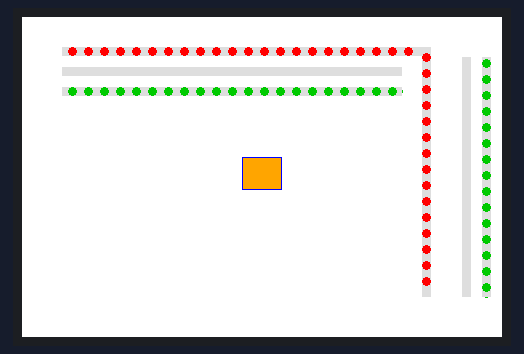
This program was run on a simulated ESP32. On the bench: 480×320 colour display. What the program prints to the serial monitor is not drawn.

Above: at 0.62 s.
At 5.42 s:
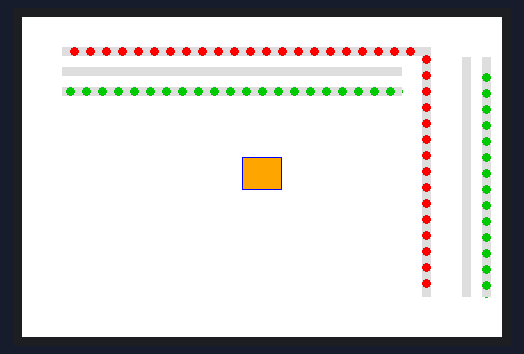
At 9.93 s:
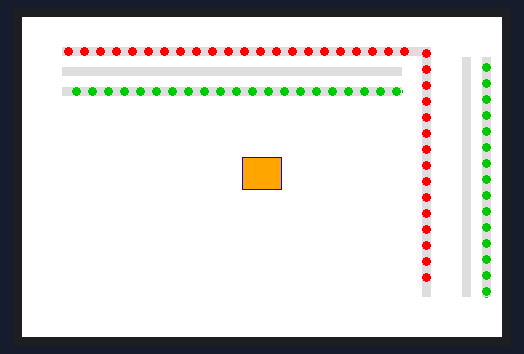
At 19.26 s:
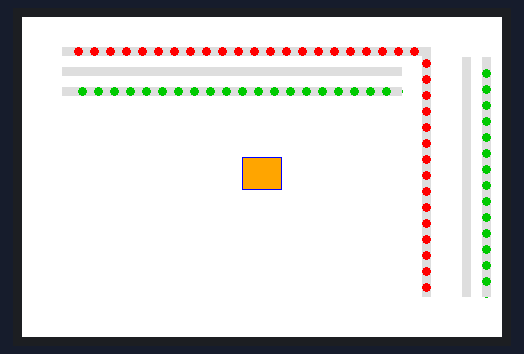
At 28.58 s:
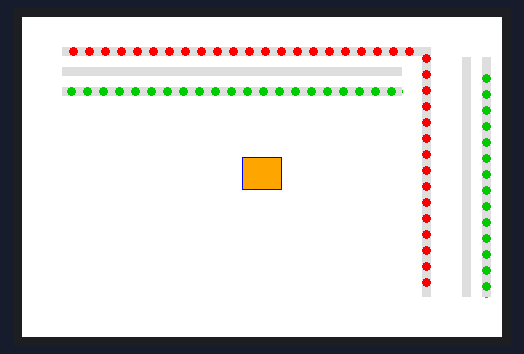
At 38.51 s:
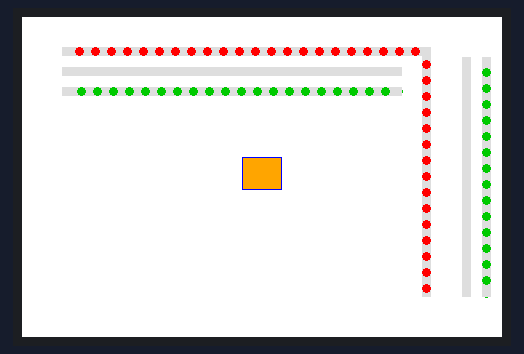

The program:

main.cpp
```cpp
/*
   TKH-RV-Display
*/

#include <Arduino.h>
#include <SPI.h>
#include <Adafruit_GFX.h>    // Core graphics library
#include <Adafruit_HX8357.h>
#include <Adafruit_STMPE610.h>
#include <math.h>

// ESP32 Definitions
#define STMPE_CS 32
#define TFT_CS   15
#define TFT_DC   33
#define SD_CS    14

#define TFT_RST -1


// Use hardware SPI and the above for CS/DC
Adafruit_HX8357  tft = Adafruit_HX8357( TFT_CS,  TFT_DC,  TFT_RST);
Adafruit_STMPE610 ts = Adafruit_STMPE610(STMPE_CS);

// This is calibration data for the raw touch data to the screen coordinates
// For rotation 1, these put the buttons at the top of the screen
#define TS_MINX 3800
#define TS_MAXX 100
#define TS_MINY 100
#define TS_MAXY 3750

// Redefine original colors, add additional colors to match those available with the ILI9341 library
#define BLACK       0x0000  ///<   0,   0,   0
#define NAVY        0x000F  ///<   0,   0, 123
#define DARKGREEN   0x03E0  ///<   0, 125,   0
#define DARKCYAN    0x03EF  ///<   0, 125, 123
#define MAROON      0x7800  ///< 123,   0,   0
#define PURPLE      0x780F  ///< 123,   0, 123
#define OLIVE       0x7BE0  ///< 123, 125,   0
#define LIGHTGREY   0xC618  ///< 198, 195, 198
#define DARKGREY    0x7BEF  ///< 123, 125, 123
#define BLUE        0x001F  ///<   0,   0, 255
#define GREEN       0x07E0  ///<   0, 255,   0
#define CYAN        0x07FF  ///<   0, 255, 255
#define RED         0xF800  ///< 255,   0,   0
#define MAGENTA     0xF81F  ///< 255,   0, 255
#define YELLOW      0xFFE0  ///< 255, 255,   0
#define WHITE       0xFFFF  ///< 255, 255, 255
#define ORANGE      0xFD20  ///< 255, 165,   0
#define GREENYELLOW 0xAFE5  ///< 173, 255,  41
#define PINK        0xFC18  ///< 255, 130, 198

#define MYGREY      0xDEFB  ///< 220, 220, 220
#define MYGREEN     0x640
#define DOTOFFSET   16
#define FORWARD      1
#define STOPPED      0
#define BACKWARD    -1


//==============================================================================
// Global Variables
//==============================================================================
int           myindex=0;
int           xoffset = 0;
int           yoffset = 160;
int           creep = 0;
volatile int  creepIntCounter;                                // shared by loop() and ISR - compiler must not optimize
int           totalcreepIntCounter;
hw_timer_t *  creepTimer = NULL;                              // pointer to my timer "creepTimer"
portMUX_TYPE  semaCreepTimer = portMUX_INITIALIZER_UNLOCKED;  // semaphore "CreepTimer"


//--------------------------------------------------------------------------------
// Function definitions
//--------------------------------------------------------------------------------


//====================================================
// Interrupt Service Routine for creep timer
// Every time the creep timer interrupt fires, the
// moving current dots advance by one distance unit
//====================================================

void IRAM_ATTR isrA()                                    // the ISR code should reside in internal RAM (IRAM), not Flash memory
{
  portENTER_CRITICAL_ISR(&semaCreepTimer);               // entering critical path
  creepIntCounter++;                                     // that's all we do here. Goodbye.
  portEXIT_CRITICAL_ISR(&semaCreepTimer);                // exiting critical path
}


//==========================================
// Draw horizontal line
//==========================================
void hotwireH(uint xmin, uint xmax, uint ymin, uint thick, uint backColor, uint foreColor, uint directn, uint progress)
{
uint circleNumber;
tft.fillRect(xmin, ymin, xmax-xmin, thick, backColor);
circleNumber=1;
//while (circleNumber<10)
while (xmin + thick + (circleNumber-1)*DOTOFFSET + progress < xmax)
  {
  if (directn==FORWARD)    tft.fillCircle (xmin+thick/2+(circleNumber-1)*DOTOFFSET+progress,ymin+thick/2,4,foreColor);
  if (directn==BACKWARD)   tft.fillCircle (xmax-thick/2-(circleNumber-1)*DOTOFFSET-progress,ymin+thick/2,4,foreColor);
  circleNumber++;
  }
}
//==========================================
// Draw vertical line
//==========================================
void hotwireV(uint ymin, uint ymax, uint xmin, uint thick, uint backColor, uint foreColor, uint directn, uint progress)
{
uint circleNumber;

//  fillRect( x,   y,    w,         h,          color)
tft.fillRect(xmin, ymin, thick,     ymax-ymin,  backColor);

circleNumber=1;
//while (circleNumber<10)
while (ymin + thick + (circleNumber-1)*DOTOFFSET + progress < ymax)
  {
//                             fillCircle (x0,           y0,                                               r, color)
  if (directn==FORWARD)    tft.fillCircle (xmin+thick/2, ymin+thick/2+(circleNumber-1)*DOTOFFSET+progress, 4, foreColor);
  if (directn==BACKWARD)   tft.fillCircle (xmin+thick/2, ymax-thick/2-(circleNumber-1)*DOTOFFSET-progress, 4, foreColor);
  circleNumber++;
  }
}

//--------------------------------------------------------------------------------
// SETUP
//--------------------------------------------------------------------------------
void setup()
  {
  Serial.begin(115200);
  Serial.println("Setup starting");

  creepTimer = timerBegin(0, 80, true);                   // 0->Timer number (A)   80-> 1 microsecond at 80 MHz   true-> rising edge
  timerAttachInterrupt(creepTimer, &isrA, true);          // fire ISR isrA on edge of creepTimer
  timerAlarmWrite(creepTimer, 50000, true);               // 50000 -> 50 milliseconds   true-> reload!
  timerAlarmEnable(creepTimer);                           // activate the timer


  tft.begin();
  tft.setRotation(1);
  tft.setTextWrap(false);
  tft.fillScreen(WHITE);

  tft.fillRect(220, 140, 40, 33, ORANGE);
  tft.drawRect(220, 140, 40, 33, BLUE);

  }

//--------------------------------------------------------------------------------
// LOOOOOOP
//--------------------------------------------------------------------------------
void loop()
  {
  if (creepIntCounter > 0)
    {
    portENTER_CRITICAL(&semaCreepTimer);                  // entering critical path
    creepIntCounter--;                                    // ok I see the interrupt
    portEXIT_CRITICAL(&semaCreepTimer);                   // exiting critical path

    hotwireH(40,400,30,9,MYGREY,RED,FORWARD,creep);
    hotwireH(40,380,50,9,MYGREY,WHITE,STOPPED,creep);
    hotwireH(40,380,70,9,MYGREY,MYGREEN,BACKWARD,creep);

    hotwireV(30,280,400,9,MYGREY,RED,FORWARD,creep);
    hotwireV(40,280,440,9,MYGREY,WHITE,STOPPED,creep);
    hotwireV(40,280,460,9,MYGREY,MYGREEN,BACKWARD,creep);

    totalcreepIntCounter++;

    creep++;
    if (creep == DOTOFFSET)   creep=0;

//   Serial.print("creepTimer triggered an interrupt. Total number: ");
//   Serial.println(totalcreepIntCounter);
    }


}
```
